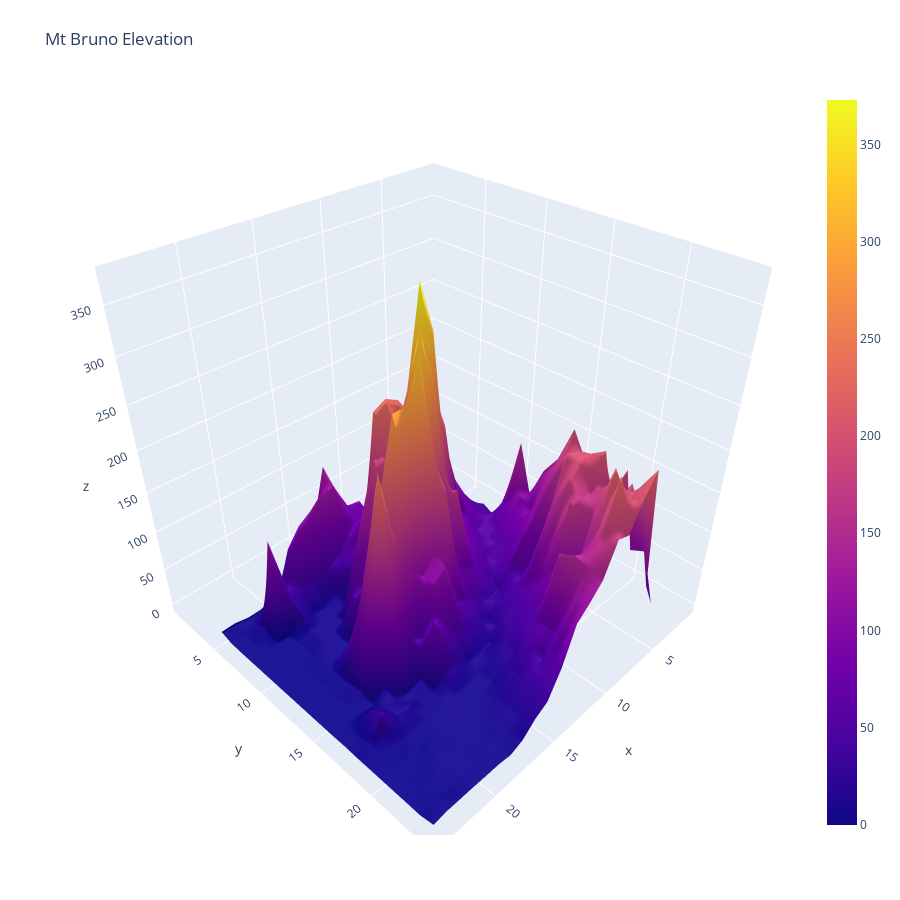

The notebook cell saved with this chart:
### Code cell
import plotly.graph_objects as go

import pandas as pd

# https://plotly.com/python/3d-surface-plots/

# Read data from a csv
z_data = pd.read_csv('https://raw.githubusercontent.com/plotly/datasets/master/api_docs/mt_bruno_elevation.csv', index_col=False)

z_data[0:5] = np.nan
for col in z_data.columns[:5]:
    z_data[col] = np.nan

fig = go.Figure(data=[go.Surface(z=z_data.values)])


# Extra data: 
df = pd.DataFrame([[1,1,0], [2,3,0], [10,10,0]], columns='x y z'.split())

fig.add_trace(go.Scatter3d(x=df.x, y=df.y, z=df.z))

fig.update_layout(title='Mt Bruno Elevation', autosize=False,
                  width=900, height=900,
                  margin=dict(l=65, r=50, b=65, t=90))

fig.show()

### Figure 1 — Plotly figure (JSON) as saved in the notebook; plotly's stock layout.template omitted (floating-point values rounded to 4 significant figures; data arrays with more than 128 entries replaced by an {"elided": "..."} marker saying what was removed)
{"data": [{"type": "surface", "z": {"elided": "25x25 float values"}}, {"type": "scatter3d", "x": [1, 2, 10], "y": [1, 3, 10], "z": [0, 0, 0]}], "layout": {"autosize": false, "height": 900, "margin": {"b": 65, "l": 65, "r": 50, "t": 90}, "title": {"text": "Mt Bruno Elevation"}, "width": 900}}
